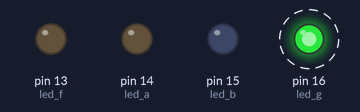
Bench run of a program on a simulated MicroPython board. On the bench: output pins drawn as LEDs (lit = HIGH). Dashed ring = blinking.

Above: at 0.2 s.
Timing chart, 0 to 3.0 s (numbered marks = the images above):
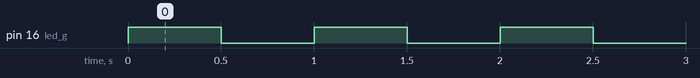

The program:

button_testing.py
```python
from machine import Pin
from time import sleep

led_g = Pin(16, Pin.OUT)
led_f = Pin(13, Pin.OUT)
led_a = Pin(14, Pin.OUT)
led_b = Pin(15, Pin.OUT)

while True:
  led_g.toggle()
  sleep(0.5)
#   led_g.toggle()
#   sleep(0.5)
#   led_f.toggle()
#   sleep(0.5)
#   led_f.toggle()
#   sleep(0.5)
#   led_a.toggle()
#   sleep(0.5)
#   led_a.toggle()
#   sleep(0.5)
#   led_b.toggle()
#   sleep(0.5)
#   led_b.toggle()
#   
```

Measured:
- by itself, pin 16 (led_g): alternates HIGH for 0.50 s and LOW for 0.50 s
